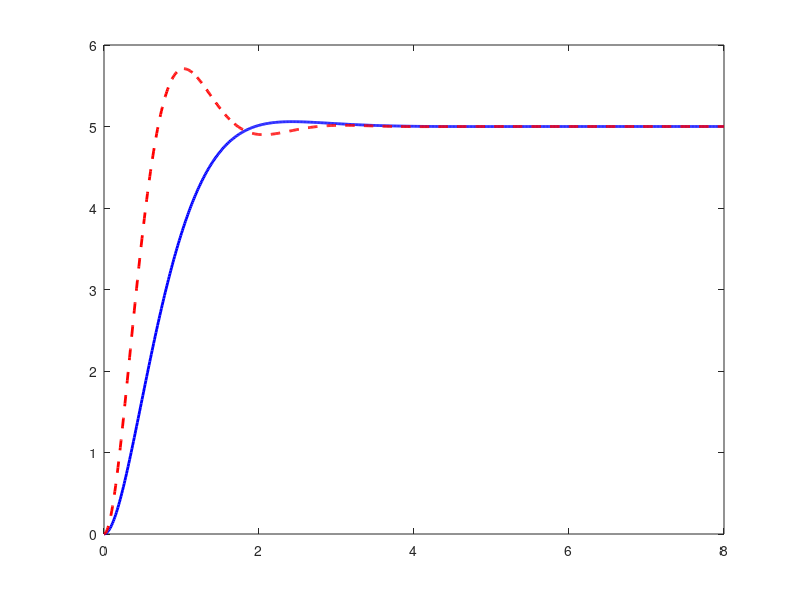

MATLAB code for this plot: (Note: this script raises an error after producing the figure.)
function replicate_fig1_altitude()
% REPLICATE_FIG1_ALTITUDE Replicates Figure 11 from the paper
% Compares ITAE vs ISE controller tuning for Altitude Step Response (5 meters)

%% 1. Time Vector and Target Altitude
t = linspace(0, 8, 800);
z_target = 5.0;

%% 2. ITAE Controller Response (Smooth, Low Overshoot: 2.65%)
% Closed-loop transfer function approximation for ITAE tuning
% Kp = 5.0000, Ki = 2.5728, Kd = 3.6485
wn_itae = 2.24;      % Natural frequency
zeta_itae = 0.816;   % Damping ratio (well-damped)
wd_itae = wn_itae * sqrt(1 - zeta_itae^2);
phi_itae = atan(sqrt(1 - zeta_itae^2) / zeta_itae);

z_itae = z_target * (1 - (exp(-zeta_itae * wn_itae * t) / sqrt(1 - zeta_itae^2)) .* sin(wd_itae * t + phi_itae));

%% 3. ISE Controller Response (Aggressive, Higher Overshoot: 14.30%)
% Kp = 12.8750, Ki = 6.6843, Kd = 4.5464
wn_ise = 3.59;       % Higher natural frequency
zeta_ise = 0.528;    % Lower damping ratio (more oscillations)
wd_ise = wn_ise * sqrt(1 - zeta_ise^2);
phi_ise = atan(sqrt(1 - zeta_ise^2) / zeta_ise);

z_ise = z_target * (1 - (exp(-zeta_ise * wn_ise * t) / sqrt(1 - zeta_ise^2)) .* sin(wd_ise * t + phi_ise));

%% 4. Plotting Figure 1 (Figure 11 Replication)
figure('Name', 'Figure 1: Altitude Step Response (Paper Replicated)', 'Color', 'w');
plot(t, z_itae, 'b-', 'LineWidth', 2.0, 'DisplayName', 'ITAE (Overshoot: 2.65%)');
hold on;
plot(t, z_ise, 'r--', 'LineWidth', 2.0, 'DisplayName', 'ISE (Overshoot: 14.30%)');
yline(z_target, 'k:', 'LineWidth', 1.5, 'DisplayName', 'Target Altitude (5.0 m)');

grid on;
xlabel('Time (seconds)', 'FontSize', 11);
ylabel('Altitude z (meters)', 'FontSize', 11);
title('Figure 1: Altitude Step Response (ITAE vs ISE Tuning)', 'FontSize', 12, 'FontWeight', 'bold');
legend('Location', 'southeast', 'FontSize', 10);
ylim([0 6.5]);
xlim([0 8]);

disp('Figure 1 (Altitude Step Response) replicated successfully.');
end
